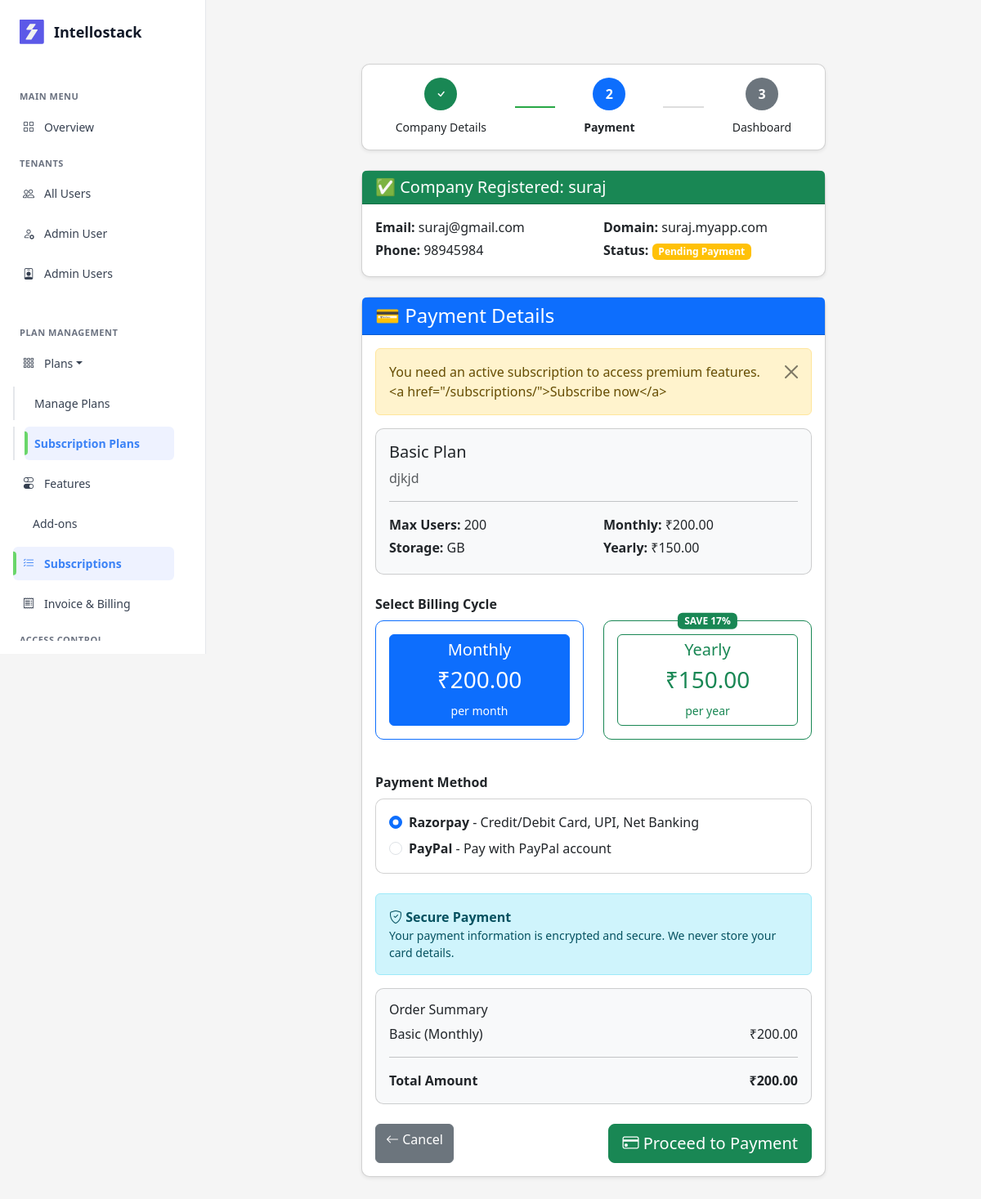
The app's page /subscriptions/1/payment/ (signed in) with its own data.
### saas/models/tenant.py (models this page shows, shortened)
class Tenant(models.Model):
    name = models.CharField(max_length=255, help_text="Company Name")
    domain = models.CharField(max_length=255, unique=True, blank=True, help_text="Unique domain for tenant URL (auto-generated from company name)")
    logo = models.ImageField(upload_to='tenant_logos/', blank=True, null=True, help_text="Company Logo")
    contact_email = models.EmailField(blank=True, null=True, help_text="Contact Email Address")
    contact_phone = models.CharField(max_length=15, blank=True, null=True, help_text="Contact Phone Number")
    address = models.TextField(blank=True, null=True, help_text="Company Address")
    status = models.CharField(max_length=10, choices=[('active', 'Active'), ('inactive', 'Inactive')], default='inactive')
    subscription_plan = models.ForeignKey('Plan', on_delete=models.SET_NULL, null=True, blank=True, related_name='tenants')
    allow_email_notifications = models.BooleanField(default=True, help_text="Allow email notifications")
    allow_sms_notifications = models.BooleanField(default=False, help_text="Allow SMS notifications")
    razorpay_payment_id = models.CharField(max_length=100, blank=True, null=True)
    razorpay_order_id = models.CharField(max_length=100, blank=True, null=True)
    subscription_start_date = models.DateTimeField(null=True, blank=True)
    subscription_end_date = models.DateTimeField(null=True, blank=True)
    created_at = models.DateTimeField(auto_now_add=True)
    updated_at = models.DateTimeField(auto_now=True)
    slug = models.SlugField(unique=True, blank=True, null=True)
    class Meta:
        db_table = 'tenants'
        ordering = ['name']

### saas/models/plan.py (models this page shows, shortened)
class Plan(models.Model):
    name = models.CharField(max_length=100, unique=True)
    description = models.TextField(blank=True)
    price_monthly = models.DecimalField(max_digits=10, decimal_places=2)
    price_yearly = models.DecimalField(max_digits=10, decimal_places=2)
    max_users = models.IntegerField()
    max_storage_mb = models.IntegerField()
    max_projects = models.IntegerField()
    status = models.BooleanField(default=True)
    created_at = models.DateTimeField(auto_now_add=True)
    updated_at = models.DateTimeField(auto_now=True)
    class Meta:
        db_table = 'plans'
        ordering = ['price_monthly']

### saas/views/subscription_views.py (the view, shortened to what this page needs)
# urls.py: path('<int:plan_id>/payment/', process_payment, name='process_payment'),
@login_required(login_url='auth:login')
def process_payment(request, plan_id):
    plan = get_object_or_404(Plan, id=plan_id, status=True)
    try:
        tenant = request.user.tenant
        if not tenant:
            messages.error(request, 'Please complete company registration first.')
            return redirect('subscription:subscribe_plan', plan_id=plan_id)
    except AttributeError:
        messages.error(request, 'Please complete company registration first.')
        return redirect('subscription:subscribe_plan', plan_id=plan_id)
    active_subscription = Subscription.objects.filter(
        tenant=tenant,
        status='active'
    ).first()
    if active_subscription:
        messages.error(request, 'You already have an active subscription.')
        return redirect('subscription:list_plans')
    context = {
        'plan': plan,
        'tenant': tenant,
        'page_title': f'Payment - {plan.name} Plan',
    }
    return render(request, 'subscription/payment_gateway.html', context)

### saas/auth_backend.py (called while the page is built)
    def get_user(self, user_id):
        try:
            return User.objects.get(pk=user_id)
        except User.DoesNotExist:
            return None

### saas/context_processors.py (called while the page is built)
def users_and_roles(request):
    users = CustomUser.objects.select_related('role').all()
    roles = Role.objects.prefetch_related('users').all()
    payments = PaymentTransaction.objects.select_related('tenant').all()[:5]
    return {
        'users': users,
        'roles': roles,
        'payments': payments,
    }

### saas/templates/subscription/payment_gateway.html (shortened to what this page needs)
{% extends "base.html" %}
{% load static %}
{% block content %}
<div class="container mt-5">
    <div class="row justify-content-center">
        <div class="col-md-8">
            <div class="card mb-4 shadow-sm">
                <div class="card-body">
                    <div class="d-flex justify-content-between align-items-center">
                        <div class="text-center flex-fill">
                            <div class="rounded-circle bg-success text-white d-inline-flex align-items-center justify-content-center" style="width: 40px; height: 40px;">
                                <i class="bi bi-check"></i>
                            </div>
                            <div class="mt-2"><small>Company Details</small></div>
                        </div>
                        <div class="flex-fill" style="border-top: 2px solid #28a745; margin: 0 10px;"></div>
                        <div class="text-center flex-fill">
                            <div class="rounded-circle bg-primary text-white d-inline-flex align-items-center justify-content-center" style="width: 40px; height: 40px;">
                                <strong>2</strong>
                            </div>
                            <div class="mt-2"><small><strong>Payment</strong></small></div>
                        </div>
                        <div class="flex-fill" style="border-top: 2px solid #ddd; margin: 0 10px;"></div>
                        <div class="text-center flex-fill">
                            <div class="rounded-circle bg-secondary text-white d-inline-flex align-items-center justify-content-center" style="width: 40px; height: 40px;">
                                <strong>3</strong>
                            </div>
                            <div class="mt-2"><small>Dashboard</small></div>
                        </div>
                    </div>
                </div>
            </div>
            <div class="card mb-4 shadow-sm">
                <div class="card-header bg-success text-white">
                    <h5 class="mb-0">✅ Company Registered: {{ tenant.name }}</h5>
                </div>
                <div class="card-body">
                    <div class="row">
                        <div class="col-md-6">
                            <p class="mb-1"><strong>Email:</strong> {{ tenant.contact_email }}</p>
                            <p class="mb-1"><strong>Phone:</strong> {{ tenant.contact_phone }}</p>
                        </div>
                        <div class="col-md-6">
                            <p class="mb-1"><strong>Domain:</strong> {{ tenant.domain|default:"Will be generated" }}</p>
                            <p class="mb-1"><strong>Status:</strong> <span class="badge bg-warning">Pending Payment</span></p>
                        </div>
                    </div>
                </div>
            </div>
            <div class="card shadow-sm">
                <div class="card-header bg-primary text-white">
                    <h4 class="mb-0">💳 Payment Details</h4>
                </div>
                <div class="card-body">
                    {% if messages %}
                        {% for message in messages %}
                            <div class="alert alert-{{ message.tags }} alert-dismissible fade show" role="alert">
                                {{ message }}
                                <button type="button" class="btn-close" data-bs-dismiss="alert"></button>
                            </div>
                        {% endfor %}
                    {% endif %}
                    <div class="row mb-4">
                        <div class="col-md-12">
                            <div class="card bg-light">
                                <div class="card-body">
                                    <h5 class="card-title">{{ plan.name }} Plan</h5>
                                    <p class="card-text text-muted">{{ plan.description }}</p>
                                    <hr>
                                    <div class="row">
                                        <div class="col-6">
                                            <p class="mb-1"><strong>Max Users:</strong> {{ plan.max_users }}</p>
                                            <p class="mb-1"><strong>Storage:</strong> {{ plan.storage_limit }}GB</p>
                                        </div>
                                        <div class="col-6">
                                            <p class="mb-1"><strong>Monthly:</strong> ₹{{ plan.price_monthly }}</p>
                                            <p class="mb-1"><strong>Yearly:</strong> ₹{{ plan.price_yearly }}</p>
                                        </div>
                                    </div>
                                </div>
                            </div>
                        </div>
                    </div>
                    <form method="post" id="paymentForm">
                        <div class="mb-4">
                            <label class="form-label"><strong>Select Billing Cycle</strong></label>
                            <div class="row">
                                <div class="col-md-6 mb-3">
                                    <div class="card border-primary">
                                        <div class="card-body text-center">
                                            <label class="btn btn-outline-primary w-100" for="monthly">
                                                <h5>Monthly</h5>
                                                <h3>₹{{ plan.price_monthly }}</h3>
                                                <small>per month</small>
                                            </label>
                                        </div>
                                    </div>
                                </div>
                                <div class="col-md-6 mb-3">
                                    <div class="card border-success">
                                        <div class="card-body text-center position-relative">
                                            <span class="badge bg-success position-absolute top-0 start-50 translate-middle">SAVE 17%</span>
                                            <label class="btn btn-outline-success w-100" for="yearly">
                                                <h5>Yearly</h5>
                                                <h3>₹{{ plan.price_yearly }}</h3>
                                                <small>per year</small>
                                            </label>
                                        </div>
                                    </div>
                                </div>
                            </div>
                        </div>
                        <div class="mb-4">
                            <label class="form-label"><strong>Payment Method</strong></label>
                            <div class="card">
                                <div class="card-body">
                                    <div class="form-check mb-2">
                                        <input class="form-check-input" type="radio" name="payment_method" id="razorpay" value="razorpay" checked>
                                        <label class="form-check-label" for="razorpay">
                                            <strong>Razorpay</strong> - Credit/Debit Card, UPI, Net Banking
                                        </label>
                                    </div>
                                    <div class="form-check">
                                        <input class="form-check-input" type="radio" name="payment_method" id="paypal" value="paypal">
                                        <label class="form-check-label" for="paypal">
                                            <strong>PayPal</strong> - Pay with PayPal account
                                        </label>
                                    </div>
                                </div>
                            </div>
                        </div>
                        <div class="alert alert-info">
                            <i class="bi bi-shield-check"></i> <strong>Secure Payment</strong>
                            <p class="mb-0 small">Your payment information is encrypted and secure. We never store your card details.</p>
                        </div>
                        <div class="card bg-light mb-4">
                            <div class="card-body">
                                <h6>Order Summary</h6>
                                <div class="d-flex justify-content-between">
                                    <span id="summaryPlan">{{ plan.name }} (Monthly)</span>
                                    <span id="summaryAmount">₹{{ plan.price_monthly }}</span>
                                </div>
                                <hr>
                                <div class="d-flex justify-content-between">
                                    <strong>Total Amount</strong>
                                    <strong id="totalAmount">₹{{ plan.price_monthly }}</strong>
                                </div>
                            </div>
                        </div>
                        <div class="d-flex justify-content-between">
                            <a href="{% url 'subscription:list_plans' %}" class="btn btn-secondary">
                                <i class="bi bi-arrow-left"></i> Cancel
                            </a>
                            <button type="submit" class="btn btn-success btn-lg">
                                <i class="bi bi-credit-card"></i> Proceed to Payment
                            </button>
                        </div>
                    </form>
                </div>
            </div>
        </div>
    </div>
</div>
{% endblock %}

### saas/templates/base.html (style rules this page uses)
:root { --Base-Color-White: #FFF; --Grey-Grey-200: #E5E7EB; --Grey-Grey-500: #6B7280; --Grey-Grey-700: #374151; --Grey-Grey-900: #111827; }
* { margin: 0; padding: 0; box-sizing: border-box; }
body { font-family: 'Segoe UI', Tahoma, Geneva, Verdana, sans-serif; background-color: #f5f5f5; overflow-x: hidden; }

### saas/templates/subscription/payment_gateway.html (style rules this page uses)
.btn-check:checked + .btn-outline-primary, .btn-check:checked + .btn-outline-success { background-color: var(--bs-primary); color: white; }
.card { border-radius: 10px; }

### records on screen
Tenant: name "suraj", contact_email "suraj@gmail.com", contact_phone "98945984", domain "suraj.myapp.com"
Plan: name "Basic", description "djkjd", max_users "200", price_monthly "200.00", price_yearly "150.00"

### other values on screen
{{ message }} "You need an active subscription to access premium features. <a href=\"/subscriptions/\">Subscribe now</a>"
